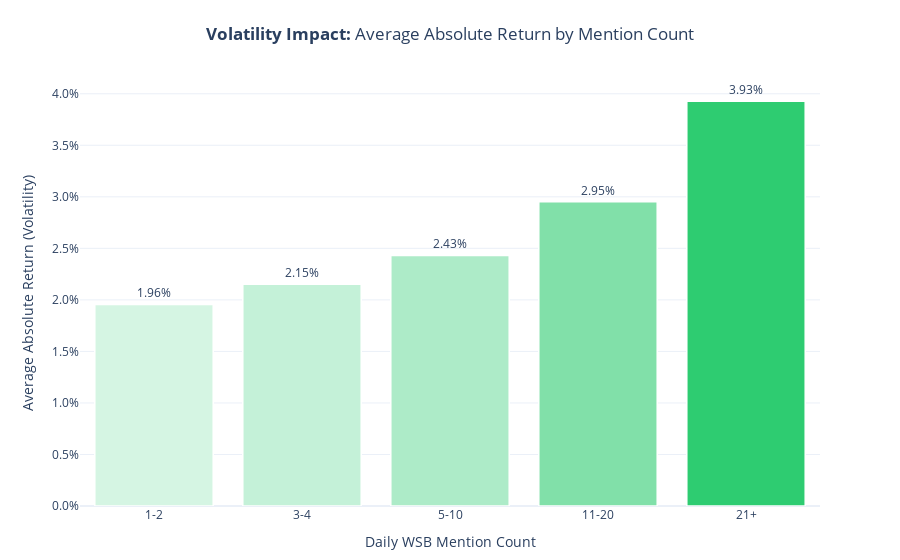

Here is the notebook cell this chart was saved with:
### Code cell
# EDA on mention count vs return: higher metion count → higher volatility?

df_bins = model_df[['mention_count', 'return']].dropna().copy()
df_bins['abs_next_ret'] = df_bins['return'].abs()

# Define mention buckets
bin_edges = [0, 2, 4, 10, 20, np.inf]
bin_labels = ['1-2', '3-4', '5-10', '11-20', '21+']

df_bins['mention_bin'] = pd.cut(
    df_bins['mention_count'],
    bins=bin_edges,
    labels=bin_labels,
    right=True,       # (0,2], (2,4], etc.
    include_lowest=True
)

bin_stats = (
    df_bins
    .groupby('mention_bin', observed=False)['abs_next_ret']
    .mean()
    .reset_index()
    .rename(columns={'abs_next_ret': 'mean_abs_next_ret'})
)

print("bin_stats:")
print(bin_stats)

fig = px.bar(
    bin_stats,
    x='mention_bin',
    y='mean_abs_next_ret',
    color='mean_abs_next_ret',
    color_continuous_scale=[
        (0.0, "#D5F5E3"),  # very light green
        (1.0, "#2ECC71")   # your bright green
    ],
    title='<b>Volatility Impact:</b> Average Absolute Return by Mention Count',
    text='mean_abs_next_ret',
    labels={
        'mention_bin': 'Daily Mention Count (WSB)',
        'mean_abs_next_ret': 'Mean |Next-Day Return|'
    },
    template='plotly_white'
)

fig.update_traces(
    texttemplate='%{text:.2%}',      # show as %
    textposition='outside',
    marker_line_color='white',
    marker_line_width=1.5,
    opacity=1.0,
    hovertemplate=(
        '<b>Mentions: %{x}</b><br>'
        'Avg |Next-Day Return|: %{y:.2%}<extra></extra>'
    )
)

fig.update_layout(
    coloraxis_showscale=False,
    yaxis_tickformat='.1%',
    yaxis_title='Average Absolute Return (Volatility)',
    xaxis_title='Daily WSB Mention Count',
    title_x=0.5,
    margin=dict(t=80, b=40)
)


fig.show()

# Interactive HTML (for website embedding)
fig.write_html(
    "plots/wsb_mention_vs_volatility.html",
    include_plotlyjs="cdn",
    full_html=False
)

### Figure 1 — Plotly figure (JSON) as saved in the notebook; plotly's stock layout.template omitted (floating-point values rounded to 4 significant figures)
{"data": [{"hovertemplate": "<b>Mentions: %{x}</b><br>Avg |Next-Day Return|: %{y:.2%}<extra></extra>", "legendgroup": "", "marker": {"color": [0.01956, 0.02153, 0.02431, 0.02953, 0.03927], "coloraxis": "coloraxis", "line": {"color": "white", "width": 1.5}, "pattern": {"shape": ""}}, "name": "", "opacity": 1, "orientation": "v", "showlegend": false, "text": [0.01956, 0.02153, 0.02431, 0.02953, 0.03927], "textposition": "outside", "texttemplate": "%{text:.2%}", "type": "bar", "x": ["1-2", "3-4", "5-10", "11-20", "21+"], "xaxis": "x", "y": [0.01956, 0.02153, 0.02431, 0.02953, 0.03927], "yaxis": "y"}], "layout": {"barmode": "relative", "coloraxis": {"colorbar": {"title": {"text": "Mean |Next-Day Return|"}}, "colorscale": [[0, "#D5F5E3"], [1, "#2ECC71"]], "showscale": false}, "legend": {"tracegroupgap": 0}, "margin": {"b": 40, "t": 80}, "title": {"text": "<b>Volatility Impact:</b> Average Absolute Return by Mention Count", "x": 0.5}, "xaxis": {"anchor": "y", "domain": [0, 1], "title": {"text": "Daily WSB Mention Count"}}, "yaxis": {"anchor": "x", "domain": [0, 1], "tickformat": ".1%", "title": {"text": "Average Absolute Return (Volatility)"}}}}
